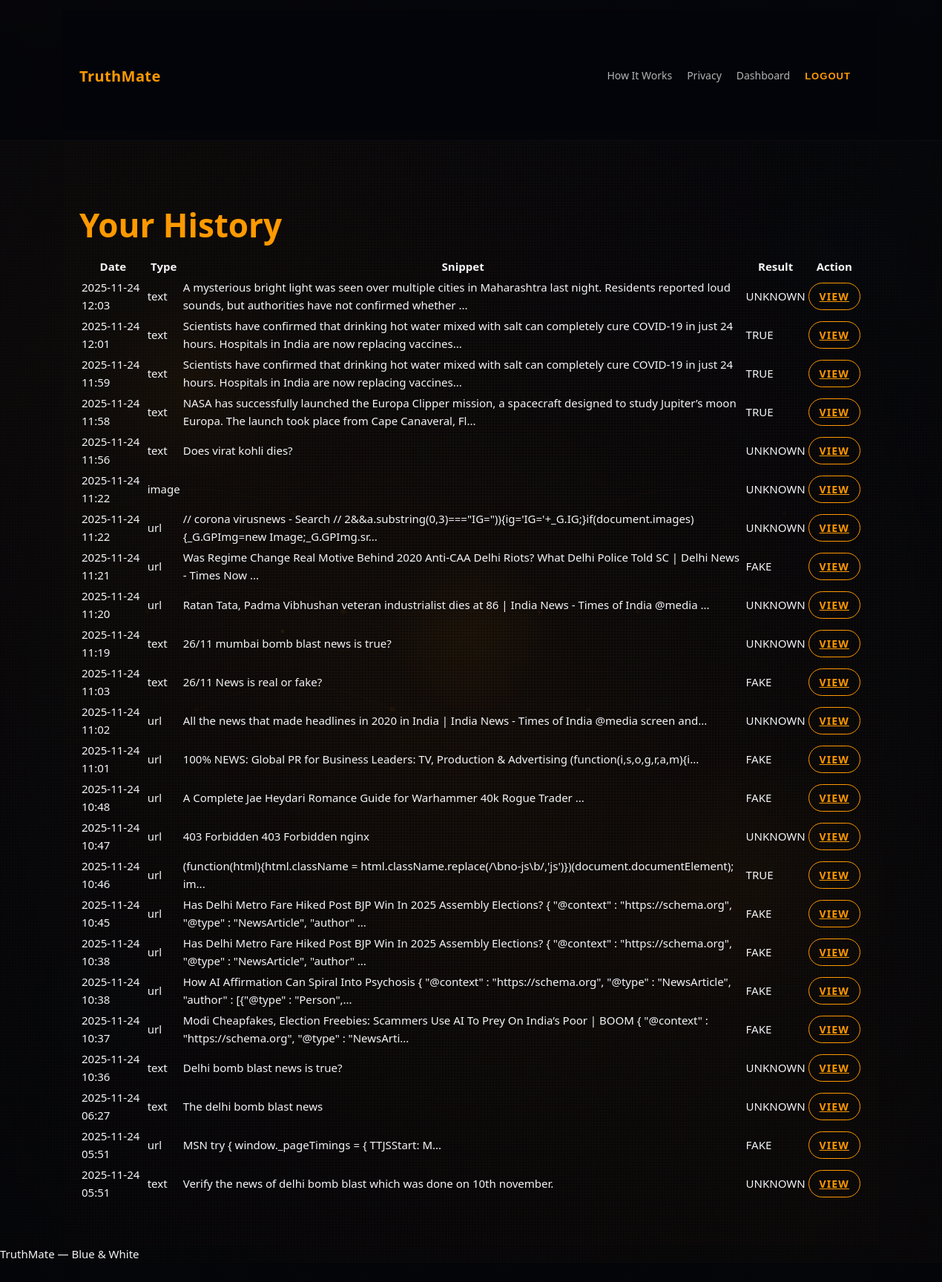
The app's page /history (signed in) with its own data.
### models.py (models this page shows)
class Check(db.Model):
    __tablename__ = "checks"
    id = db.Column(db.Integer, primary_key=True)
    user_id = db.Column(db.Integer, db.ForeignKey("users.id"), nullable=True)
    input_type = db.Column(db.String(32))
    input_url = db.Column(db.String(2000))
    text_snippet = db.Column(db.Text)
    result_json = db.Column(db.Text)  # store JSON as text
    created_at = db.Column(db.DateTime, default=datetime.utcnow)

### app.py (the view)
@app.route("/history")
@login_required
def history():
    checks = (
        Check.query.filter_by(user_id=current_user.id)
        .order_by(Check.created_at.desc())
        .limit(200)
        .all()
    )
    return render_template("history.html", checks=checks)

### app.py (called while the page is built)
@login_manager.user_loader
def load_user(user_id):
    try:
        return User.query.get(int(user_id))
    except:
        return None

### templates/history.html
{% extends "base.html" %}
{% block content %}
<h1 class="hero-title">Your History</h1>
<div class="panel card">
  {% if checks %}
    <table class="checks-table">
      <thead>
        <tr>
          <th>Date</th>
          <th>Type</th>
          <th>Snippet</th>
          <th>Result</th>
          <th>Action</th>
        </tr>
      </thead>
      <tbody>
        {% for c in checks %}
          <tr>
            <td>{{ c.created_at.strftime('%Y-%m-%d %H:%M') }}</td>
            <td>{{ c.input_type }}</td>
            <td class="mono">
              {{ c.text_snippet[:160] }}{% if c.text_snippet|length > 160 %}...{% endif %}
            </td>
            <td>
              {% set res = (c.result_json | loads) %}
              {% if res.status == 'fake' %}
                <span class="pill pill-fake">FAKE</span>
              {% elif res.status == 'true' %}
                <span class="pill pill-true">TRUE</span>
              {% else %}
                <span class="pill pill-unknown">UNKNOWN</span>
              {% endif %}
            </td>
            <td>
              <a class="btn-outline small" href="{{ url_for('results', check_id=c.id) }}">
                View
              </a>
            </td>
          </tr>
        {% endfor %}
      </tbody>
    </table>
  {% else %}
    <p>No history yet — run an analysis first.</p>
  {% endif %}
</div>
{% endblock %}

### static/css/styles.css (style rules this page uses)
:root { --bg:#05060a; --bg-elevated:#0b0d13; --panel:#0e1720; --muted:#6f8289; --muted-soft:rgba(255,255,255,0.6); --accent:#FF9900; --accent-soft:rgba(255,153,0,0.14); --accent-soft-strong:rgba(255,153,0,0.22); --text-primary:#f5f5f7; --text-secondary:rgba(255,255,255,0.7); --border-subtle:rgba(255,255,255,0.06); --cyan:#FF9900; }
* { box-sizing:border-box; }
body { margin:0; font-family:system-ui,-apple-system,BlinkMacSystemFont,"SF Pro Text","Inter",Segoe UI,Roboto,Helvetica,Arial,sans-serif; font-size:15px; line-height:1.6; background: linear-gradient(180deg, #06080d 0%, #05060a 50%, #040508 100%); background-attachment: fixed; color:var(--text-primary); opacity:0; animation:pageFadeIn 600ms ease-out forwards; position:relative; overflow-x: hidden; }
body::before { content: ""; position: fixed; top: 0; left: 0; width: 100%; height: 100%; g, transparent, transparent 2px, rgba(255,153,0,0.02) 2px, rgba(255,153,0,0.02) 4px), repeating-linear-gradient(90deg, transparent, transparent 2px, rgba(255,153,0,0.02) 2px, rgba(255,153,0,0.02) 4px); background-size: 100% 100%, 200% 200%, 200% 200%, 80px 80px, 80px 80px; background-position: center center, 0% 0%, 100% 100%, 0 0, 0 0; animation: neuralNetworkFloat 25s ease-in-out infinite, dataFlowMove 15s linear infinite, gridShift 20s linear infinite; pointer-events: none; z-index: 0; opacity: 1; }
body::after { content: ""; position: fixed; top: 0; left: 0; width: 100%; height: 100%; background-image: radial-gradient(3px 3px at 15% 25%, rgba(255,153,0,0.25), transparent), radial-gradient(2px 2px at 45% 35%, rgba(255,153,0,0.2), transparent), radial-gradient(4px 4px at 75% 45%, rgba(255,153,0,0.3), transparent), radial-gradient(2px 2px at 25% 65%, rgba(255,153,0,0.2), transparent), radial-gradient(3px 3px at 65% 75%, rgba(255,153,0,0.25), transparent), radial-gradient(2px 2px at 85% 15%, rgba(255,153,0,0.2), transparent), radial-gradient(150px 150px at 20% 30%, rgba(255,153,0,0.08), transparent), radial-gradient(200px 200px at 80% 70%, rgba(255,153,0,0.06), transparent), radial-gradient(120px 120px at 50% 50%, rgba(255,153,0,0.05), transparent), radial-gradient(100px 100px at 10% 80%, rgba(0,150,255,0.04), transparent), radial-gradient(150px 150px at 90% 20%, rgba(0,150,255,0.03), transparent); background-size: 200% 200%, 180% 180%, 160% 160%, 190% 190%, 170% 170%, 200% 200%, 100% 100%, 100% 100%, 100% 100%, 100% 100%, 100% 100%; background-position: 0% 0%, 100% 100%, 50% 50%, 0% 100%, 100% 0%, 50% 0%, 0% 0%, 100% 100%, 50% 50%, 0% 100%, 100% 0%; animation: particleFloat 20s ease-in-out infinite, glowPulse 8s ease-in-out infinite; pointer-events: none; z-index: 0; opacity: 0.7; }
body { position: relative; }
.btn-outline, .btn-signin, .btn-primary, .btn-logout { border:1px solid var(--accent); color:var(--accent); padding:9px 16px; border-radius:999px; background:transparent; font-weight:600; font-size:13px; letter-spacing:0.08em; text-transform:uppercase; cursor:pointer; transition: background-color 220ms ease-out, color 220ms ease-out, transform 220ms ease-out, box-shadow 220ms ease-out, border-color 220ms ease-out; }
.hero-title { font-size:44px; margin:6px 0; color:var(--accent); font-weight:800; opacity:0; transform:translateY(12px); animation:heroSlideUp 600ms cubic-bezier(0.16,0.84,0.44,1) 120ms forwards; }
.small { font-size:14px; padding:8px 14px; }

### records on screen
Check: created_at "2025-11-24 12:03", input_type "text", text_snippet "A mysterious bright light was seen over multiple cities in Maharashtra last night. Residents reported loud sounds, but authorities have not confirmed whether", shows "UNKNOWN"
Check: created_at "2025-11-24 12:01", input_type "text", text_snippet "Scientists have confirmed that drinking hot water mixed with salt can completely cure COVID-19 in just 24 hours. Hospitals in India are now replacing vaccines", shows "TRUE"
Check: created_at "2025-11-24 11:59", input_type "text", text_snippet "Scientists have confirmed that drinking hot water mixed with salt can completely cure COVID-19 in just 24 hours. Hospitals in India are now replacing vaccines", shows "TRUE"
Check: created_at "2025-11-24 11:58", input_type "text", text_snippet "NASA has successfully launched the Europa Clipper mission, a spacecraft designed to study Jupiter’s moon Europa. The launch took place from Cape Canaveral, Fl", shows "TRUE"
Check: created_at "2025-11-24 11:56", input_type "text", text_snippet "Does virat kohli dies?", shows "UNKNOWN"
Check: created_at "2025-11-24 11:22", input_type "image", shows "UNKNOWN"
Check: created_at "2025-11-24 11:22", input_type "url", text_snippet "// corona virusnews - Search // 2&&a.substring(0,3)===\"IG=\")){ig='IG='+_G.IG;}if(document.images){_G.GPImg=new Image;_G.GPImg.sr", shows "UNKNOWN"
Check: created_at "2025-11-24 11:21", input_type "url", text_snippet "Was Regime Change Real Motive Behind 2020 Anti-CAA Delhi Riots? What Delhi Police Told SC | Delhi News - Times Now", shows "FAKE"
Check: created_at "2025-11-24 11:20", input_type "url", text_snippet "Ratan Tata, Padma Vibhushan veteran industrialist dies at 86 | India News - Times of India @media", shows "UNKNOWN"
Check: created_at "2025-11-24 11:19", input_type "text", text_snippet "26/11 mumbai bomb blast news is true?", shows "UNKNOWN"
Check: created_at "2025-11-24 11:03", input_type "text", text_snippet "26/11 News is real or fake?", shows "FAKE"
Check: created_at "2025-11-24 11:02", input_type "url", text_snippet "All the news that made headlines in 2020 in India | India News - Times of India @media screen and", shows "UNKNOWN"
Check: created_at "2025-11-24 11:01", input_type "url", text_snippet "100% NEWS: Global PR for Business Leaders: TV, Production & Advertising (function(i,s,o,g,r,a,m){i", shows "FAKE"
Check: created_at "2025-11-24 10:48", input_type "url", text_snippet "A Complete Jae Heydari Romance Guide for Warhammer 40k Rogue Trader", shows "FAKE"
Check: created_at "2025-11-24 10:47", input_type "url", text_snippet "403 Forbidden 403 Forbidden nginx", shows "UNKNOWN"
Check: created_at "2025-11-24 10:46", input_type "url", text_snippet "(function(html){html.className = html.className.replace(/\\bno-js\\b/,'js')})(document.documentElement); im", shows "TRUE"
Check: created_at "2025-11-24 10:45", input_type "url", text_snippet "Has Delhi Metro Fare Hiked Post BJP Win In 2025 Assembly Elections? { \"@context\" : \"https://schema.org\", \"@type\" : \"NewsArticle\", \"author\"", shows "FAKE"
Check: created_at "2025-11-24 10:38", input_type "url", text_snippet "Has Delhi Metro Fare Hiked Post BJP Win In 2025 Assembly Elections? { \"@context\" : \"https://schema.org\", \"@type\" : \"NewsArticle\", \"author\"", shows "FAKE"
Check: created_at "2025-11-24 10:38", input_type "url", text_snippet "How AI Affirmation Can Spiral Into Psychosis { \"@context\" : \"https://schema.org\", \"@type\" : \"NewsArticle\", \"author\" : [{\"@type\" : \"Person\",", shows "FAKE"
Check: created_at "2025-11-24 10:37", input_type "url", text_snippet "Modi Cheapfakes, Election Freebies: Scammers Use AI To Prey On India’s Poor | BOOM { \"@context\" : \"https://schema.org\", \"@type\" : \"NewsArti", shows "FAKE"
Check: created_at "2025-11-24 10:36", input_type "text", text_snippet "Delhi bomb blast news is true?", shows "UNKNOWN"
Check: created_at "2025-11-24 06:27", input_type "text", text_snippet "The delhi bomb blast news", shows "UNKNOWN"
Check: created_at "2025-11-24 05:51", input_type "url", text_snippet "MSN try { window._pageTimings = { TTJSStart: M", shows "FAKE"
Check: created_at "2025-11-24 05:51", input_type "text", text_snippet "Verify the news of delhi bomb blast which was done on 10th november.", shows "UNKNOWN"
